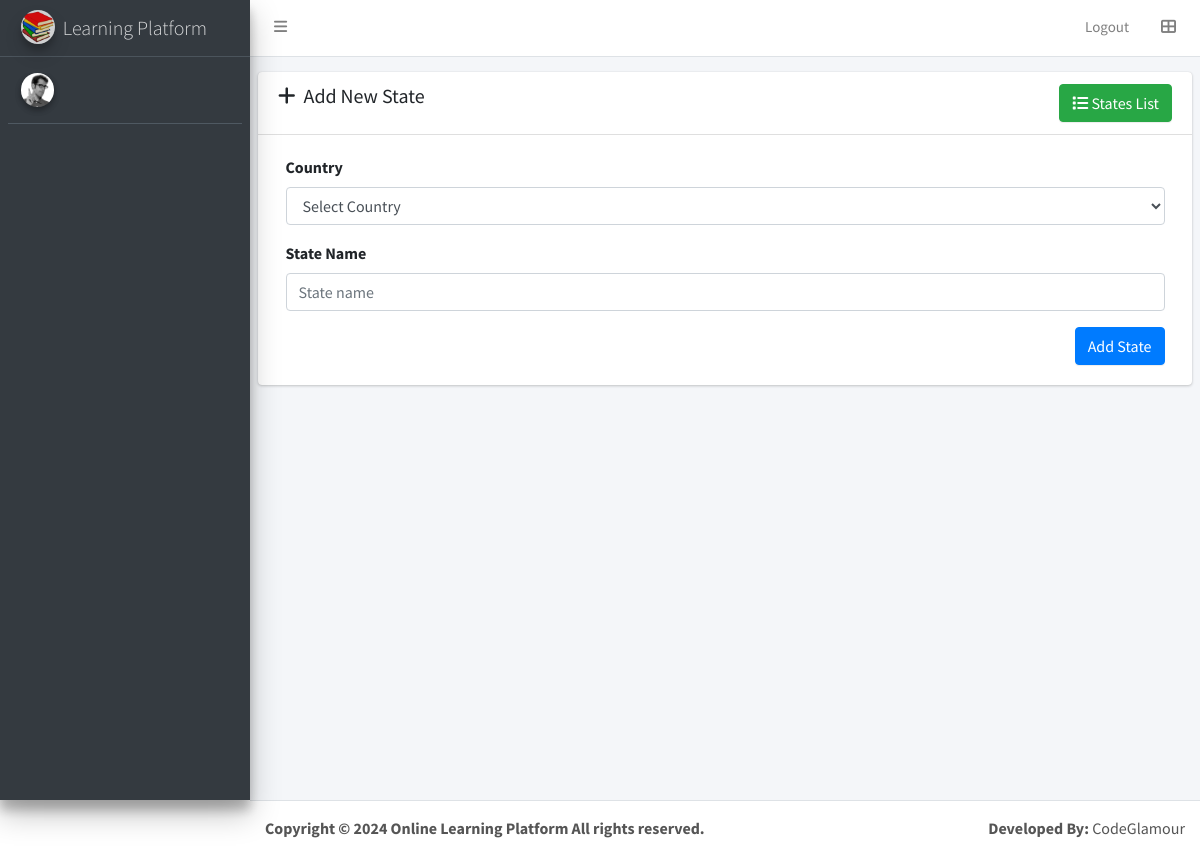
Screenshot of /index.php/admin/location/state_add with the database file from the repository.
### tables this page shows
CREATE TABLE `ci_general_settings` (
  `id` int(11) NOT NULL,
  `favicon` varchar(255) DEFAULT NULL,
  `logo` varchar(255) DEFAULT NULL,
  `application_name` varchar(255) DEFAULT NULL,
  `timezone` varchar(255) DEFAULT NULL,
  `currency` varchar(100) DEFAULT NULL,
  `default_language` int(11) NOT NULL,
  `copyright` tinytext DEFAULT NULL,
  `email_from` varchar(100) NOT NULL,
  `smtp_host` varchar(255) DEFAULT NULL,
  `smtp_port` int(11) DEFAULT NULL,
  `smtp_user` varchar(50) DEFAULT NULL,
  `smtp_pass` varchar(50) DEFAULT NULL,
  `facebook_link` varchar(255) DEFAULT NULL,
  `twitter_link` varchar(255) DEFAULT NULL,
  `google_link` varchar(255) DEFAULT NULL,
  `youtube_link` varchar(255) DEFAULT NULL,
  `linkedin_link` varchar(255) DEFAULT NULL,
  `instagram_link` varchar(255) DEFAULT NULL,
  `recaptcha_secret_key` varchar(255) DEFAULT NULL,
  `recaptcha_site_key` varchar(255) DEFAULT NULL,
  `recaptcha_lang` varchar(50) DEFAULT NULL,
  `created_date` datetime DEFAULT NULL,
  `updated_date` datetime DEFAULT NULL
);

### application/controllers/admin/Location.php (called while the page is built, shortened)
<?php defined('BASEPATH') OR exit('No direct script access allowed');
class Location extends MY_Controller
{
	function __construct()
	{
		parent ::__construct();
		$this->load->library('datatable');
		$this->load->model('admin/location_model', 'location_model');
	}
	public function state_add()
	{
		if($this->input->post()){
			$this->form_validation->set_rules('country', 'country', 'trim|required');
			$this->form_validation->set_rules('state', 'state', 'trim|is_unique[ci_states.name]|required');
			$this->form_validation->set_error_delimiters('<div class="alert alert-danger">', '</div>');
			if ($this->form_validation->run() === FALSE) {
				$this->load->view('admin/includes/_header', $data);
				$this->load->view('admin/location/state_add', $data);
				$this->load->view('admin/includes/_footer', $data);
				return;
			}
			$data = array(
				'name' => ucfirst($this->input->post('state')),
				'slug' => make_slug($this->input->post('state')),
				'country_id' => $this->input->post('country'),
			);
			$data = $this->security->xss_clean($data);
			$result = $this->location_model->add_state($data);
			$this->session->set_flashdata('success','State has been added successfully');
			redirect(base_url('admin/location/state'));
		}
		else{
			$data['countries'] = $this->location_model->get_countries_list();
			$data['title'] = 'Add State';
			$this->load->view('admin/includes/_header', $data);
			$this->load->view('admin/location/state_add', $data);
			$this->load->view('admin/includes/_footer', $data);
		}
	}
}
?>

### index.php (called while the page is built, shortened)
<?php
require_once BASEPATH.'core/CodeIgniter.php';

### application/models/admin/Setting_model.php (called while the page is built, shortened)
<?php
class Setting_model extends CI_Model
{
	public function get_general_settings(){
		$this->db->where('id', 1);
        $query = $this->db->get('ci_general_settings');
        return $query->row_array();
	}
}
?>

### application/core/MY_Controller.php (called while the page is built, shortened)
<?php
	class MY_Controller extends CI_Controller
	{
		function __construct()
		{
	        $global_data['general_settings'] = $this->setting_model->get_general_settings();
		}
	}
?>

### application/views/admin/location/state_add.php (the view, shortened to what this page needs)
<div class="content-wrapper">
  <section class="content">
    <div class="card">
      <div class="card-header">
        <div class="d-inline-block">
          <h3 class="card-title"><i class="fa fa-plus"></i>&nbsp; Add New State</h3>
        </div>
        <div class="d-inline-block float-right">
          <a href="<?= base_url('admin/location/state'); ?>" class="btn btn-success"><i class="fa fa-list"></i> States List</a>
        </div>
      </div>
      <div class="card-body">
        <?php echo form_open(base_url('admin/location/state/add'), 'class="form-horizontal"');  ?>
          <div class="form-group">
            <label for="name" class="col-sm-3 control-label">Country</label>
            <div class="col-sm-12">
              <select class="form-control" required name="country">
               <option>Select Country</option>
            </select>
            </div>
          </div>
          <div class="form-group">
            <label for="name" class="col-sm-3 control-label">State Name</label>
            <div class="col-sm-12">
              <input type="text" name="state" class="form-control" id="name" placeholder="State name" required>
            </div>
          </div>
          <div class="form-group">
            <div class="col-md-12">
              <input type="submit" name="submit" value="Add State" class="btn btn-primary pull-right">
            </div>
          </div>
        <?php echo form_close( ); ?>
      </div>
    </div>
  </section>
</div>

### application/views/admin/includes/_sidebar.php (shortened to what this page needs)
<aside class="main-sidebar sidebar-dark-primary elevation-4">
  <a href="<?= base_url('admin'); ?>" class="brand-link">
    <img src="<?= base_url($this->general_settings['favicon']); ?>" alt="Logo" class="brand-image img-circle elevation-3"
         style="opacity: .8">
    <span class="brand-text font-weight-light"><?= $this->general_settings['application_name']; ?></span>
  </a>
  <div class="sidebar">
    <div class="user-panel mt-3 pb-3 mb-3 d-flex">
      <div class="image">
        <img src="<?= base_url()?>assets/dist/img/user2-160x160.jpg" class="img-circle elevation-2" alt="User Image">
      </div>
      <div class="info">
      </div>
    </div>
  </div>
</aside>

### application/views/admin/includes/_footer.php (shortened to what this page needs)
<?php if(!isset($footer)): ?>
  <footer class="main-footer">
    <strong><?= $this->general_settings['copyright']; ?></strong>
    <div class="float-right d-none d-sm-inline-block">
      <b>Developed By:</b> CodeGlamour
    </div>
  </footer>
  <?php endif; ?>
</div>
</body>
</html>

### rows the page displays
ci_general_settings: favicon (picture), application_name "Learning Platform", copyright "Copyright © 2024 Online Learning Platform All rights reserved."

### other values shown
trans('logout') "Logout"
